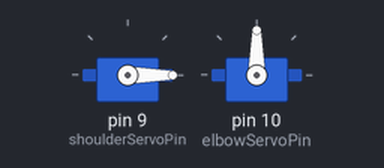
A sketch run on a simulated Arduino Uno, built with avr-gcc and run on an emulated ATmega328P. Shown: 2 × servo.

Above: at 0.05 s.
At 1.45 s:
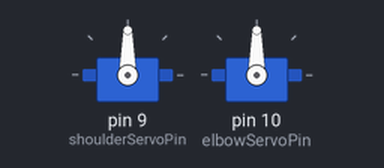
At 2.85 s:
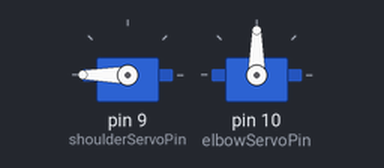
At 5.7 s:
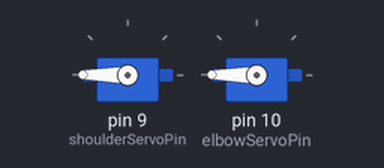
Timing chart, 0 to 7.4 s (numbered marks = the images above):
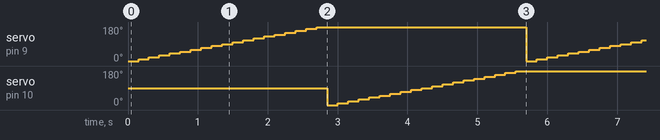

The sketch:

robotArm.ino
```cpp
#include <Servo.h> //http://playground.arduino.cc/ComponentLib/Servo

/*
 * First written on March 3rd 2015 by Tyler Adams
 * TODO:
 *  - get positions from servos by performing a read on their respective digital pins.
*/

// A simple human arm has 2 joints, one at the elbow and one at the shoulder.
Servo shoulderServo;
Servo elbowServo;

// Initialize DIGITAL pins to allow a connection between the Arduino and the Servos
int shoulderServoPin = 9;
int elbowServoPin = 10;

// Initialize rotation positions of servos.
int shoulderPos = 0;
int elbowPos = 0;

bool doneRotating = true;

// Attach servos.
void setup() {
    shoulderServo.attach(shoulderServoPin);
    elbowServo.attach(elbowServoPin);
}

// Rotate shoulder (entire arm) over robot's head and then rotate elbow behind head
void simpleRotation() {
  doneRotating = false;

  // Rotate shoulder every 15 ms by 10 degrees.
  for (shoulderPos = 0; shoulderPos <= 180; shoulderPos += 10) {
    shoulderServo.write(shoulderPos);
    delay(150);
  }

  for (elbowPos = 0; elbowPos <= 180; elbowPos += 10) {
    elbowServo.write(elbowPos);
    delay(150);
  }

  doneRotating = true;
}

// Rotate elbow in front of head and then rotate shoulder (entire arm) below robot's head
void simpleReverseRotation() {
  doneRotating = false;

  // Rotate elbow every 15 ms by 10 degrees.
  for (elbowPos = 180; elbowPos >= 0; elbowPos -= 10) {
    elbowServo.write(elbowPos);
    delay(150);
  }

  for (shoulderPos = 180; shoulderPos >= 0; shoulderPos -= 10) {
    shoulderServo.write(shoulderPos);
    delay(150);
  }

  doneRotating = true;
}

// Continously rotate robot's arm up 180 degrees and then down 180 degrees.
void loop() {
  if (doneRotating) {
    simpleRotation();
  } else {
    simpleReverseRotation();
  }
}
```

Measured:
- by itself, servo on pin 10 (elbowServoPin): repeats every 5.7 s: 10° 0.15 s, 20° 0.15 s, 30° 0.15 s, 40° 0.15 s, 50° 0.15 s, 60° 0.15 s, 70° 0.15 s, 80° 0.15 s, 90° 0.15 s, 100° 0.15 s, 110° 0.15 s, 120° 0.15 s, 130° 0.15 s, 140° 0.15 s, 150° 0.15 s, 160° 0.15 s, 170° 0.15 s, 180° 3.0 s, 0° 0.15 s
- by itself, servo on pin 9 (shoulderServoPin): repeats every 5.7 s: 20° 0.15 s, 30° 0.15 s, 40° 0.15 s, 50° 0.15 s, 60° 0.15 s, 70° 0.15 s, 80° 0.15 s, 90° 0.15 s, 100° 0.15 s, 110° 0.15 s, 120° 0.15 s, 130° 0.15 s, 140° 0.15 s, 150° 0.15 s, 160° 0.15 s, 170° 0.15 s, 180° 3.0 s, 0° 0.15 s, 10° 0.15 s
